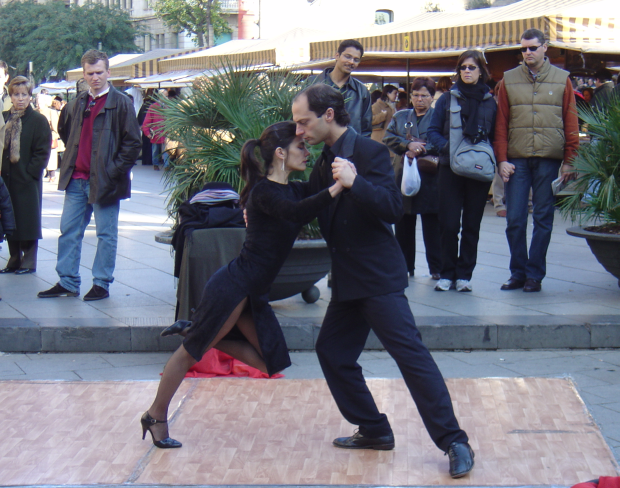
#> input picture detect_pedestrian/data/crop001002.png, 1239 x 976 px (shown at 1/2 size); its folder holds only this picture in this run
$ jupyter execute --allow-errors detect_pedestrian.ipynb   (shell and % lines are left out)
#> lines starting #> are read from the running program, lines starting #| are printed output that depends on the picture; after the words box and inside, x2 and y2 are one past the last pixel; in counts of white or black regions, pixels touching at a corner belong together
#> further down, image is the input picture: shape (976, 1239, 3); mean B, G, R 125.6, 115.3, 114.8
#> `image = imutils.resize(image, width=min(400, image.shape[1]))`:
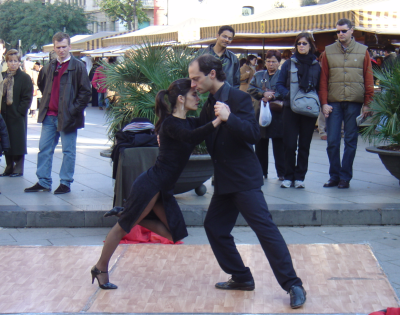
#> image: shape (315, 400, 3); mean B, G, R 125.6, 115.3, 114.8
#> `(rects, weights) = hog.detectMultiScale(image, winStride=(4, 4), paddi..`: rects = [[276, 3, 107, 214], [8, 15, 105, 210], [72, 14, 133, 266], [165, 50, 137, 265]]; weights = [1.7, 1.87, 0.0696, 0.806]
#> the loop `for (x, y, w, h) in rects:` made 4 passes
#> after the loop `for (x, y, w, h) in rects:`:
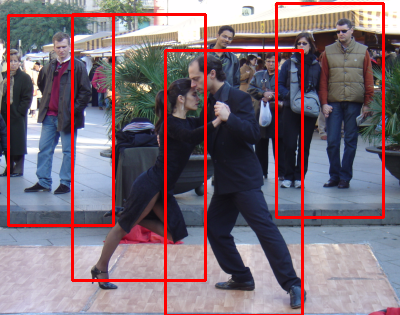
#> orig: shape (315, 400, 3); 6.5% of pixels changed, all inside (x1, y1, x2, y2) = (7, 2, 385, 315)
#> `rects = np.array([[x, y, x + w, y + h] for (x, y, w, h) in rects])`: rects = [[276, 3, 383, 217], [8, 15, 113, 225], [72, 14, 205, 280], [165, 50, 302, 315]]
#> `pick = non_max_suppression(rects, probs=None, overlapThresh=0.5)`: pick = [[165, 50, 302, 315], [72, 14, 205, 280], [8, 15, 113, 225], [276, 3, 383, 217]]
#> the loop `for (xA, yA, xB, yB) in pick:` made 4 passes
#> after the loop `for (xA, yA, xB, yB) in pick:`:
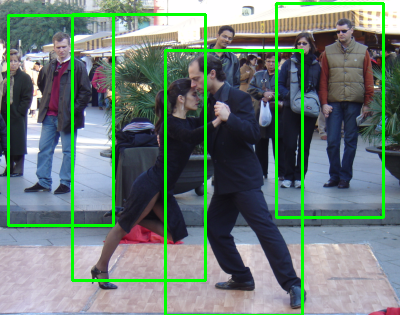
#> image: shape (315, 400, 3); 6.5% of pixels changed, all inside (x1, y1, x2, y2) = (7, 2, 385, 315)
#| [INFO] crop001002.png: 4 original boxes, 4 after suppression
[cell 1]
import numpy as np
import cv2
from imutils.object_detection import non_max_suppression
from imutils import paths
import imutils
import matplotlib.pyplot as plt
import matplotlib.image as mpimg

[cell 2]
# initialize the HOG descriptor
hog = cv2.HOGDescriptor()
hog.setSVMDetector(cv2.HOGDescriptor_getDefaultPeopleDetector())

#> (a cell that did not finish here is left out)

$ run again, on detect_pedestrian/data/crop001684.png
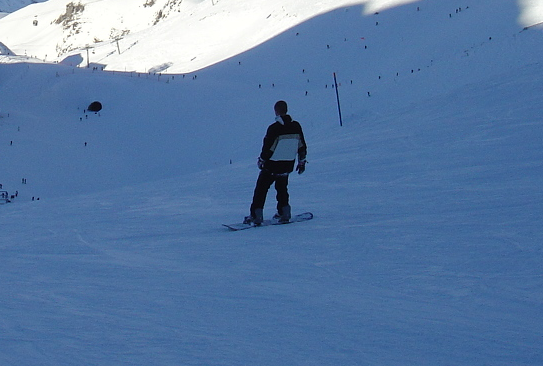
#> input picture detect_pedestrian/data/crop001684.png, 543 x 366 px
#> image is the input picture: shape (366, 543, 3); mean B, G, R 162.2, 120.4, 87.7
#> `(rects, weights) = hog.detectMultiScale(image, winStride=(4, 4), paddi..`: rects = [[168, 48, 75, 150]]; weights = [4.95]
#> the loop `for (x, y, w, h) in rects:` made 1 pass
#> after the loop `for (x, y, w, h) in rects:`:
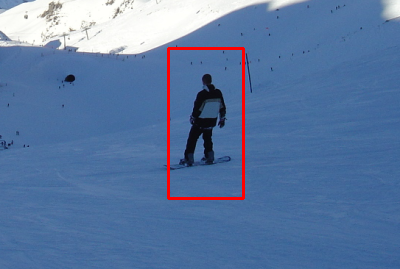
#> orig: shape (269, 400, 3); mean B, G, R 160.2, 119, 90
#> `rects = np.array([[x, y, x + w, y + h] for (x, y, w, h) in rects])`: rects = [[168, 48, 243, 198]]
#> the loop `for (xA, yA, xB, yB) in pick:` made 1 pass
#> after the loop `for (xA, yA, xB, yB) in pick:`:
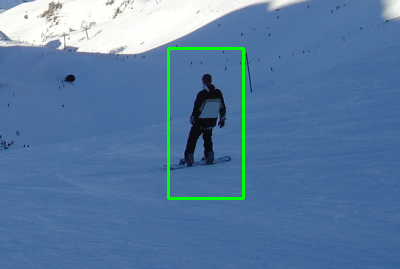
#> image: shape (269, 400, 3); mean B, G, R 160.2, 122.2, 86.8
#| [INFO] crop001684.png: 1 original boxes, 1 after suppression

$ run again, on detect_pedestrian/data/per00015.ppm
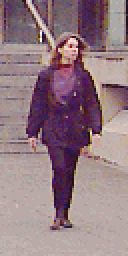
#> input picture detect_pedestrian/data/per00015.ppm, 64 x 128 px (shown 2 times larger)
#> image is the input picture: shape (128, 64, 3); mean B, G, R 130.5, 123.5, 147.9
#> `(rects, weights) = hog.detectMultiScale(image, winStride=(4, 4), paddi..`: rects = [[1, 4, 63, 124]]; weights = [1.84]
#> the loop `for (x, y, w, h) in rects:` made 1 pass
#> after the loop `for (x, y, w, h) in rects:`:
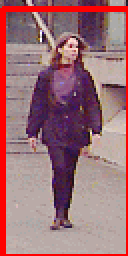
#> orig: shape (128, 64, 3) (shown 2 times larger); 9.02% of pixels changed, all inside (x1, y1, x2, y2) = (0, 3, 64, 128)
#> `rects = np.array([[x, y, x + w, y + h] for (x, y, w, h) in rects])`: rects = [[1, 4, 64, 128]]
#> the loop `for (xA, yA, xB, yB) in pick:` made 1 pass
#> after the loop `for (xA, yA, xB, yB) in pick:`:
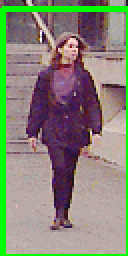
#> image: shape (128, 64, 3) (shown 2 times larger); 9.02% of pixels changed, all inside (x1, y1, x2, y2) = (0, 3, 64, 128)
#| [INFO] per00015.ppm: 1 original boxes, 1 after suppression
